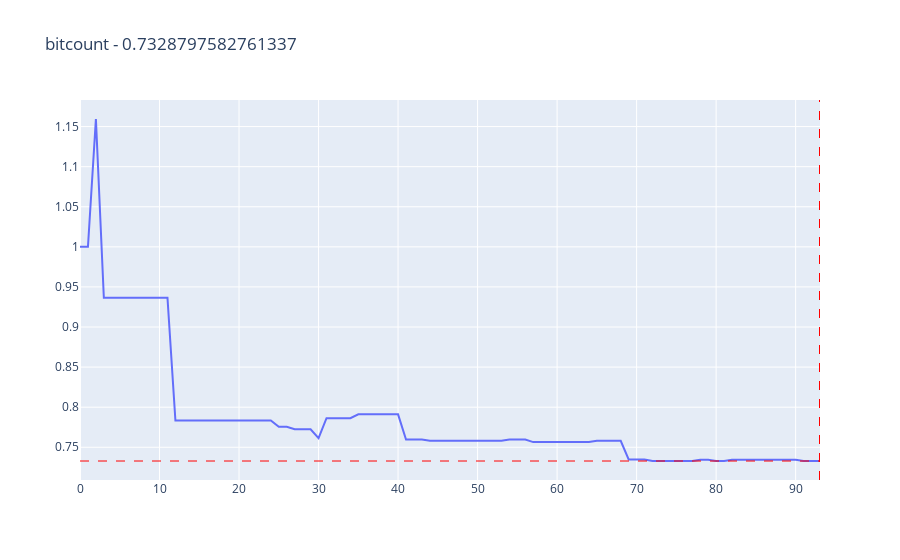
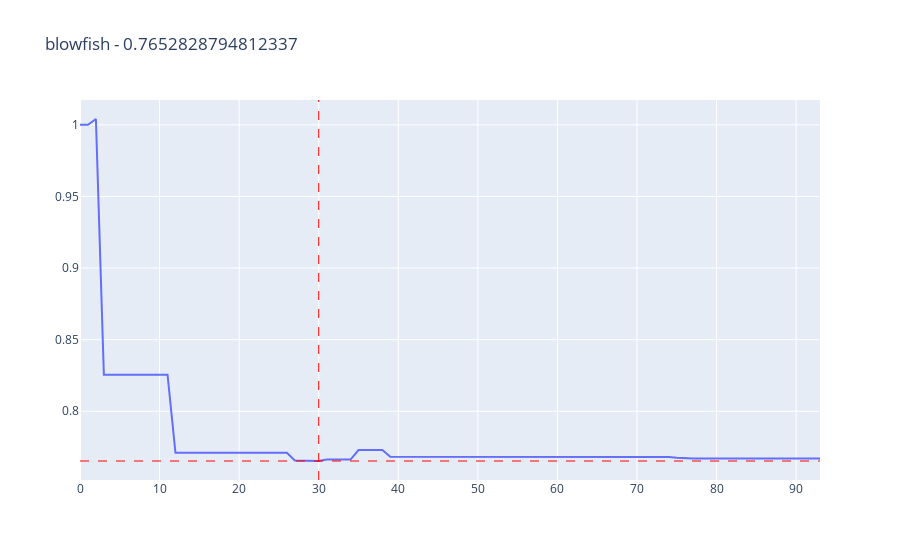
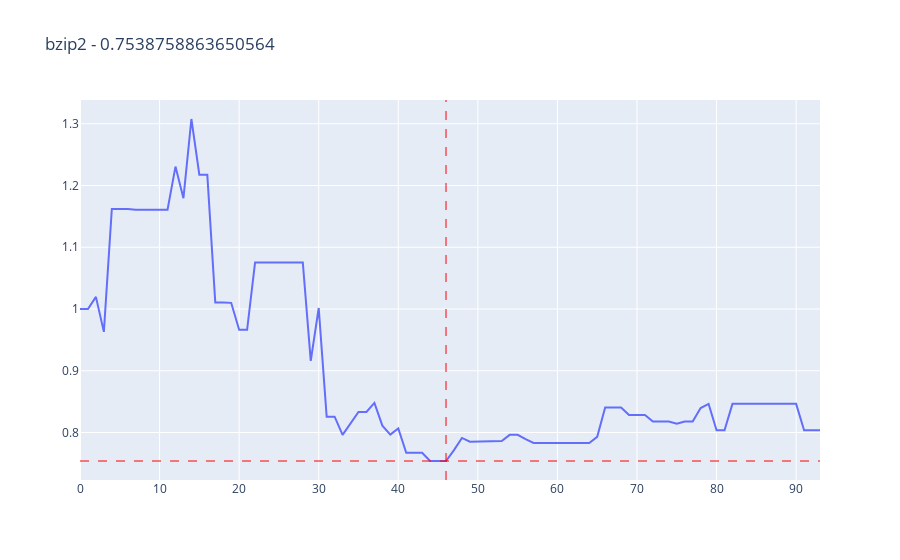
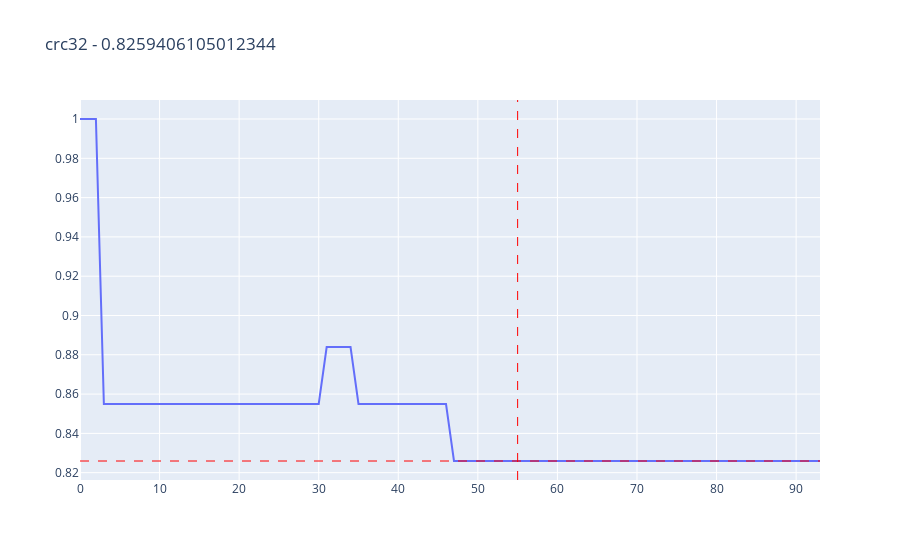

Source (notebook cell) for these figures, in order:
### Code cell
import plotly.graph_objects as go

agmins = []

for name, data in results.items():
    fig = go.Figure()
    if len(data) > 0:
        np_data = np.array(data)
        agmins.append(len(np_data) - np.argmin(np_data[::-1]) - 1)
        fig.add_trace(go.Scatter(y=np_data / np_data[0],
                    mode='lines',
                    # mode='lines+markers',
                    name=name))

        fig.add_hline(y=np.min(np_data / np_data[0]), line_width=1, line_dash="dash", line_color="red")
        fig.add_vline(x=agmins[-1], line_width=1, line_dash="dash", line_color="red")
    
        # for i in range(len(O2_SEQ)):
        #     if O2_SEQ[i] == "-simplifycfg":
        #         fig.add_vline(x=i + 1, line_width=0.5, line_dash="dash")
        # for el in agmins_prev:
        #     fig.add_vline(x=el, line_width=0.5, line_dash="dash")
    
        
        fig.update_layout(
            # width=1750, height=1000
            # width=1750, height=1500
            title=f"{name} - {np_data.min()/ np_data[0]}",
        )
    fig.show()

### Figure 1 — Plotly figure (JSON) as saved in the notebook; plotly's stock layout.template omitted (floating-point values rounded to 4 significant figures)
{"data": [{"mode": "lines", "name": "bitcount", "type": "scatter", "y": [1, 1, 1.159, 0.9365, 0.9365, 0.9365, 0.9365, 0.9365, 0.9365, 0.9365, 0.9365, 0.9365, 0.7833, 0.7833, 0.7833, 0.7833, 0.7833, 0.7833, 0.7833, 0.7833, 0.7833, 0.7833, 0.7833, 0.7833, 0.7833, 0.7756, 0.7756, 0.7724, 0.7724, 0.7724, 0.7614, 0.7863, 0.7863, 0.7863, 0.7863, 0.7911, 0.7911, 0.7911, 0.7911, 0.7911, 0.7911, 0.7596, 0.7596, 0.7596, 0.758, 0.758, 0.758, 0.758, 0.758, 0.758, 0.758, 0.758, 0.758, 0.758, 0.7596, 0.7596, 0.7596, 0.7565, 0.7565, 0.7565, 0.7565, 0.7565, 0.7565, 0.7565, 0.7565, 0.758, 0.758, 0.758, 0.758, 0.7348, 0.7348, 0.7348, 0.7329, 0.7329, 0.7329, 0.7329, 0.7329, 0.7329, 0.7345, 0.7345, 0.7329, 0.7329, 0.7345, 0.7345, 0.7345, 0.7345, 0.7345, 0.7345, 0.7345, 0.7345, 0.7345, 0.7329, 0.7329, 0.7329]}], "layout": {"autosize": true, "shapes": [{"line": {"color": "red", "dash": "dash", "width": 1}, "type": "line", "x0": 0, "x1": 1, "xref": "x domain", "y0": 0.7329, "y1": 0.7329, "yref": "y"}, {"line": {"color": "red", "dash": "dash", "width": 1}, "type": "line", "x0": 93, "x1": 93, "xref": "x", "y0": 0, "y1": 1, "yref": "y domain"}], "title": {"text": "bitcount - 0.7328797582761337"}, "xaxis": {"autorange": true, "range": [0, 93.04]}, "yaxis": {"autorange": true, "range": [0.7092, 1.183], "type": "linear"}}}

### Figure 2 — Plotly figure (JSON) as saved in the notebook; plotly's stock layout.template omitted (floating-point values rounded to 4 significant figures)
{"data": [{"mode": "lines", "name": "blowfish", "type": "scatter", "y": [1, 1, 1.004, 0.8256, 0.8255, 0.8255, 0.8255, 0.8255, 0.8255, 0.8255, 0.8255, 0.8255, 0.771, 0.7711, 0.7711, 0.7711, 0.7711, 0.7711, 0.771, 0.771, 0.771, 0.771, 0.771, 0.771, 0.771, 0.771, 0.771, 0.7656, 0.7656, 0.7656, 0.7653, 0.7663, 0.7663, 0.7663, 0.7663, 0.7729, 0.7729, 0.7729, 0.7729, 0.7683, 0.7683, 0.7682, 0.7682, 0.7682, 0.7683, 0.7683, 0.7683, 0.7683, 0.7683, 0.7683, 0.7683, 0.7683, 0.7681, 0.7681, 0.7681, 0.7681, 0.7681, 0.7681, 0.7681, 0.7681, 0.7681, 0.7681, 0.7681, 0.7681, 0.7681, 0.7681, 0.7681, 0.7681, 0.7681, 0.7681, 0.7681, 0.7681, 0.7681, 0.7681, 0.7681, 0.7675, 0.767, 0.767, 0.767, 0.767, 0.767, 0.767, 0.767, 0.767, 0.767, 0.767, 0.767, 0.767, 0.767, 0.767, 0.767, 0.767, 0.767, 0.767]}], "layout": {"autosize": true, "shapes": [{"line": {"color": "red", "dash": "dash", "width": 1}, "type": "line", "x0": 0, "x1": 1, "xref": "x domain", "y0": 0.7653, "y1": 0.7653, "yref": "y"}, {"line": {"color": "red", "dash": "dash", "width": 1}, "type": "line", "x0": 30, "x1": 30, "xref": "x", "y0": 0, "y1": 1, "yref": "y domain"}], "title": {"text": "blowfish - 0.7652828794812337"}, "xaxis": {"autorange": true, "range": [0, 93]}, "yaxis": {"autorange": true, "range": [0.752, 1.017], "type": "linear"}}}

### Figure 3 — Plotly figure (JSON) as saved in the notebook; plotly's stock layout.template omitted (floating-point values rounded to 4 significant figures)
{"data": [{"mode": "lines", "name": "bzip2", "type": "scatter", "y": [1, 1, 1.02, 0.9629, 1.162, 1.162, 1.162, 1.161, 1.161, 1.161, 1.161, 1.161, 1.231, 1.179, 1.308, 1.217, 1.217, 1.011, 1.011, 1.01, 0.9663, 0.9663, 1.075, 1.075, 1.075, 1.075, 1.075, 1.075, 1.075, 0.916, 1.002, 0.8257, 0.8257, 0.7961, 0.815, 0.8334, 0.8334, 0.848, 0.8112, 0.7967, 0.8067, 0.7671, 0.7671, 0.7671, 0.7539, 0.7539, 0.7539, 0.7715, 0.7912, 0.7851, 0.7851, 0.7851, 0.7863, 0.7863, 0.7962, 0.7962, 0.7892, 0.7832, 0.7832, 0.7832, 0.7832, 0.7832, 0.7832, 0.7832, 0.7832, 0.7931, 0.8406, 0.8406, 0.8406, 0.8285, 0.8285, 0.8285, 0.8177, 0.8177, 0.8177, 0.8142, 0.8177, 0.8177, 0.8396, 0.8464, 0.8036, 0.8036, 0.8464, 0.8464, 0.8464, 0.8464, 0.8464, 0.8464, 0.8464, 0.8464, 0.8464, 0.8036, 0.8036, 0.8036]}], "layout": {"autosize": true, "shapes": [{"line": {"color": "red", "dash": "dash", "width": 1}, "type": "line", "x0": 0, "x1": 1, "xref": "x domain", "y0": 0.7539, "y1": 0.7539, "yref": "y"}, {"line": {"color": "red", "dash": "dash", "width": 1}, "type": "line", "x0": 46, "x1": 46, "xref": "x", "y0": 0, "y1": 1, "yref": "y domain"}], "title": {"text": "bzip2 - 0.7538758863650564"}, "xaxis": {"autorange": true, "range": [0, 93]}, "yaxis": {"autorange": true, "range": [0.7231, 1.338], "type": "linear"}}}

### Figure 4 — Plotly figure (JSON) as saved in the notebook; plotly's stock layout.template omitted (floating-point values rounded to 4 significant figures)
{"data": [{"mode": "lines", "name": "crc32", "type": "scatter", "y": [1, 1, 1.0, 0.855, 0.855, 0.855, 0.855, 0.855, 0.855, 0.855, 0.855, 0.855, 0.855, 0.855, 0.855, 0.8549, 0.8549, 0.8549, 0.8549, 0.8549, 0.8549, 0.8549, 0.8549, 0.8549, 0.8549, 0.8549, 0.8549, 0.8549, 0.8549, 0.8549, 0.8549, 0.884, 0.884, 0.884, 0.884, 0.855, 0.855, 0.855, 0.855, 0.855, 0.8549, 0.8549, 0.8549, 0.8549, 0.8549, 0.8549, 0.8549, 0.8259, 0.8259, 0.8259, 0.8259, 0.8259, 0.8259, 0.8259, 0.8259, 0.8259, 0.8259, 0.8259, 0.8259, 0.8259, 0.8259, 0.8259, 0.8259, 0.8259, 0.8259, 0.8259, 0.8259, 0.8259, 0.8259, 0.8259, 0.8259, 0.8259, 0.8259, 0.8259, 0.8259, 0.8259, 0.8259, 0.8259, 0.8259, 0.8259, 0.8259, 0.8259, 0.8259, 0.8259, 0.8259, 0.8259, 0.8259, 0.8259, 0.8259, 0.8259, 0.8259, 0.8259, 0.8259, 0.8259]}], "layout": {"autosize": true, "shapes": [{"line": {"color": "red", "dash": "dash", "width": 1}, "type": "line", "x0": 0, "x1": 1, "xref": "x domain", "y0": 0.8259, "y1": 0.8259, "yref": "y"}, {"line": {"color": "red", "dash": "dash", "width": 1}, "type": "line", "x0": 55, "x1": 55, "xref": "x", "y0": 0, "y1": 1, "yref": "y domain"}], "title": {"text": "crc32 - 0.8259406105012344"}, "xaxis": {"autorange": true, "range": [0, 93]}, "yaxis": {"autorange": true, "range": [0.8163, 1.01], "type": "linear"}}}
